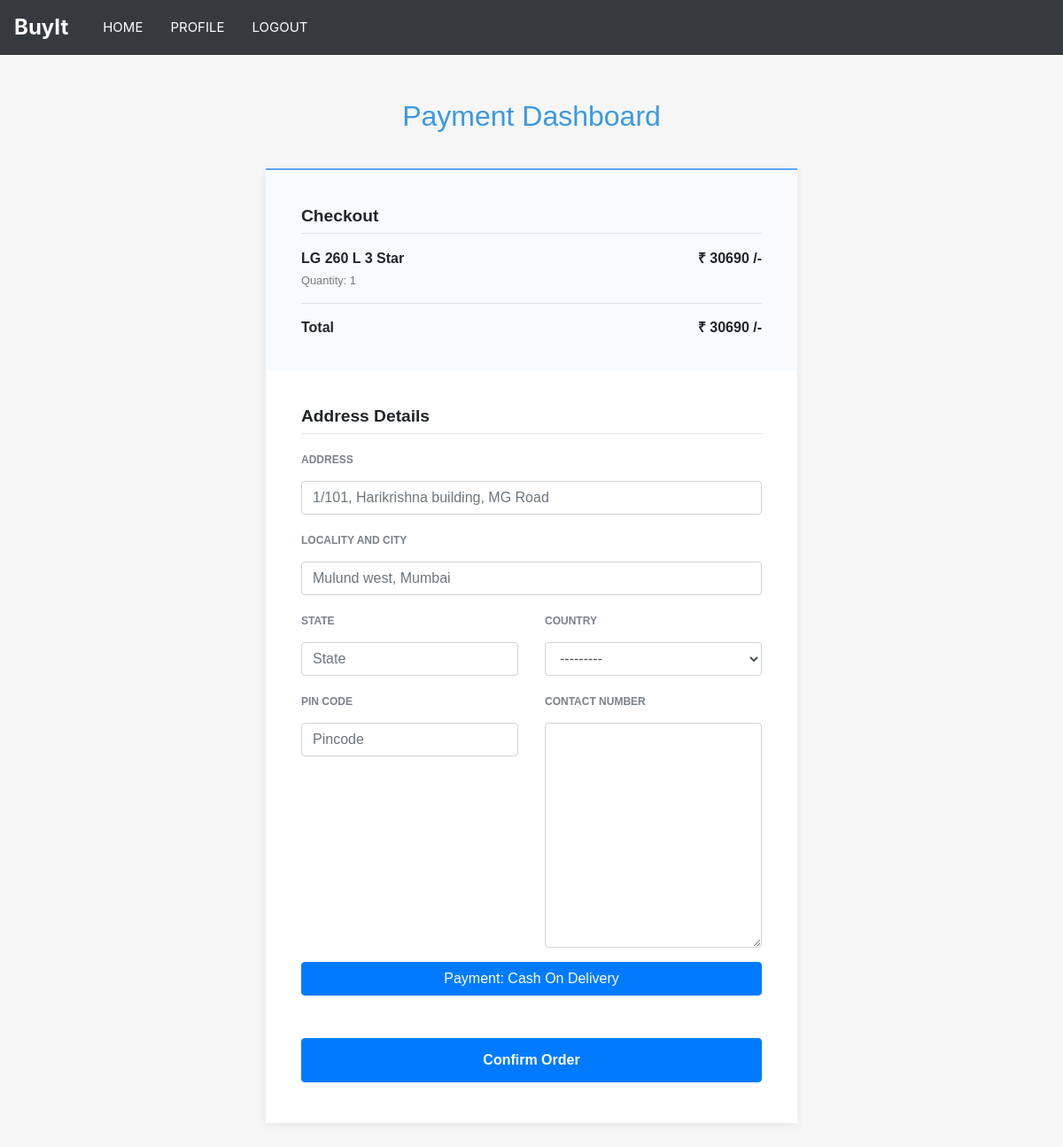
The page /userinfo/ (signed in) on the database its author committed.
### users/models.py (models this page shows, shortened)
class Order(models.Model):
	user = models.CharField(max_length= 100, default ="")
	prod_id = models.CharField(max_length= 100, default ="")
	quantity = models.IntegerField(default=1)
	product = models.ForeignKey(Product, on_delete=models.CASCADE)
	item_bill = models.IntegerField(default=0)
	order_placed = models.BooleanField(default = False)
	shipping_info = models.ForeignKey(User_info, on_delete=models.CASCADE, blank=True, null= True)
	order_placed_on = models.DateField(blank = True, null =True)

### products/models.py (models this page shows, shortened)
class Product(models.Model):
	product_id = models.AutoField
	name = models.CharField(max_length = 100)
	model = models.CharField(default="", max_length = 100)
	price = models.IntegerField(default = 0)
	description = models.TextField()
	category = models.CharField(default="",max_length = 50)
	colours_available = models.CharField(default="",max_length = 100)
	image1= models.ImageField(default='default.jpg', upload_to='image1')

### users/views.py (the view)
# urls.py: path('userinfo/', user_views.UserInfo, name ='user-info'),
@login_required
def UserInfo(request):
	if(request.method=="POST"):
		form = UserInfoForm(request.POST)
		if form.is_valid():
			address1 = form.cleaned_data.get('address1')
			address2 = form.cleaned_data.get('address2')
			country = form.cleaned_data.get('country')
			state = form.cleaned_data.get('state')
			pincode = form.cleaned_data.get('pincode')
			phone = form.cleaned_data.get('phone')
			newinfo = User_info(user = request.user, address1 = address1, address2 = address2, country = country, state = state, pincode= pincode, phone = phone , order_placed_on =datetime.date.today() )
			newinfo.save()
			Order.objects.filter(user = request.user.username, order_placed = False).update(order_placed = True, shipping_info = newinfo, order_placed_on = datetime.date.today() )
			subject = " BuyIt : Order Placed "
			message = " An order has been placed from your account. If it was you click on the link below."
			from_email = settings.EMAIL_HOST_USER
			to_list = [request.user.email]
			send_mail(subject, message, from_email, to_list, fail_silently = True)
			messages.success(request, "Your order has been placed. Check your registered email account for a confirmation mail. Thank you for choosing BuyIt")
			return redirect('home')
	else:
		prod = Order.objects.filter(user = request.user.username, order_placed = False)
		total_bill = 0
		order =list(Order.objects.filter(user= request.user.username, order_placed = False))
		bill = [int(i.item_bill) for i in order ]
		form = UserInfoForm()
		context={
		"form": form,
		"prod":prod,
		"total_bill": sum(bill)
		}
		return render(request, "users/userinfo.html", context)

### users/forms.py
class UserInfoForm(forms.Form):
	address1 = forms.CharField(widget = forms.TextInput(attrs ={ 'placeholder': "1/101, Harikrishna building, MG Road" }))
	address2 = forms.CharField(widget = forms.TextInput(attrs ={ 'placeholder': "Mulund west, Mumbai" }))
	country = CountryField(blank_label ='(Select your country)').formfield()
	state = forms.CharField(widget = forms.TextInput(attrs ={ 'placeholder': "State" }))
	pincode = forms.CharField(widget = forms.TextInput(attrs ={ 'placeholder': "Pincode" }))
	phone = PhoneField(blank=True, help_text='Contact phone number').formfield()
	class Meta:
		model = User_info
		fields = ['address1', 'address2', 'country', 'state', 'pincode', 'phone']

### users/templates/users/userinfo.html (shortened to what this page needs)
{% extends 'users/base.html'%}
{% load static %}
{% load crispy_forms_tags%}
{% block content %}
<main class="page payment-page">
    <section class="payment-form dark">
      <div class="container">
        <div class="block-heading">
          <h2>Payment Dashboard</h2>
        </div>
        <form method = "POST">
          <div class="products">
            <h3 class="title">Checkout</h3>
            {% for p in prod %}
            <div class="item">
              <span class="price">&#x20b9; {{ p.item_bill }} /-</span>
              <p class="item-name">{{ p.product.name }}</p>
              <p class="item-description">Quantity: {{ p.quantity }}</p>
            </div>
            {% endfor %}
            <div class="total">Total<span class="price">&#x20b9; {{ total_bill }} /-</span></div>
          </div>
          <div class="card-details">
            <h3 class="title">Address Details</h3>
            <div class="row">
              <div class="form-group col-sm-12">
                <label for="card-holder">Address</label>
                {{ form.address1 }}
              </div>
              <div class="form-group col-sm-12">
                <label for="card-holder">Locality and city</label>
                {{ form.address2 }}
              </div>
              <div class="form-group col-sm-6">
                <label for="card-holder">State</label>
                {{ form.state }}
              </div>
              <div class="form-group col-sm-6">
                <label for="card-holder">Country</label>
                {{ form.country }}
              </div>
              <div class="form-group col-sm-6">
                <label for="card-holder">Pin code</label>
                {{ form.pincode }}
              </div>
              <div class="form-group col-sm-6">
                <label for="card-holder">Contact number</label>
                {{ form.phone }}
               </div>
               <div class="form-group col-sm-12">
                <div class="btn btn-primary btn-block">Payment: Cash On Delivery</div>
              </div>
              <div class="form-group col-sm-12">
                <button type="submit" class="btn btn-primary btn-block">Confirm Order</button>
              </div>
            </div>
          </div>
        </form>
      </div>
    </section>
  </main>
{% endblock content %}

### rows shown on the page
Order: item_bill "30690", product.name "LG 260 L 3 Star", quantity "1"

### other values the page prints
{{ total_bill }} "30690"
